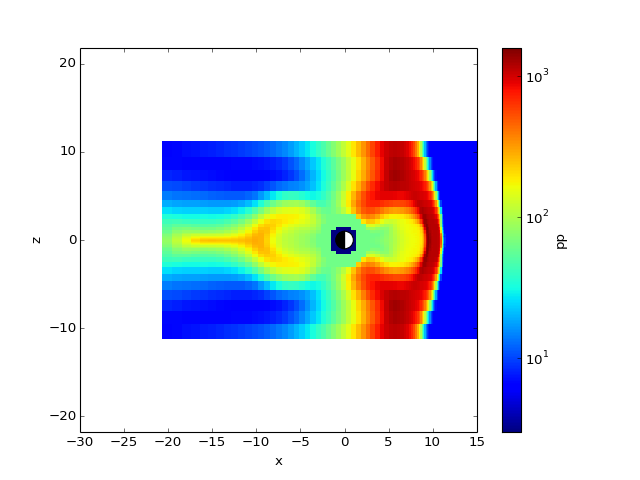

The Python source for this figure:
import viscid
from viscid.readers import openggcm
from viscid.plot import mpl

openggcm.GGCMGrid.mhd_to_gse_on_read = True

f3d = viscid.load_file(_viscid_root + '/../sample/sample.3df.xdmf')
pp = f3d["pp"]["x=-20.0:20.0,y=0.0,z=-10.0:10.0"]
mpl.plot(pp, plot_opts="log,x_-30_15", earth=True)
